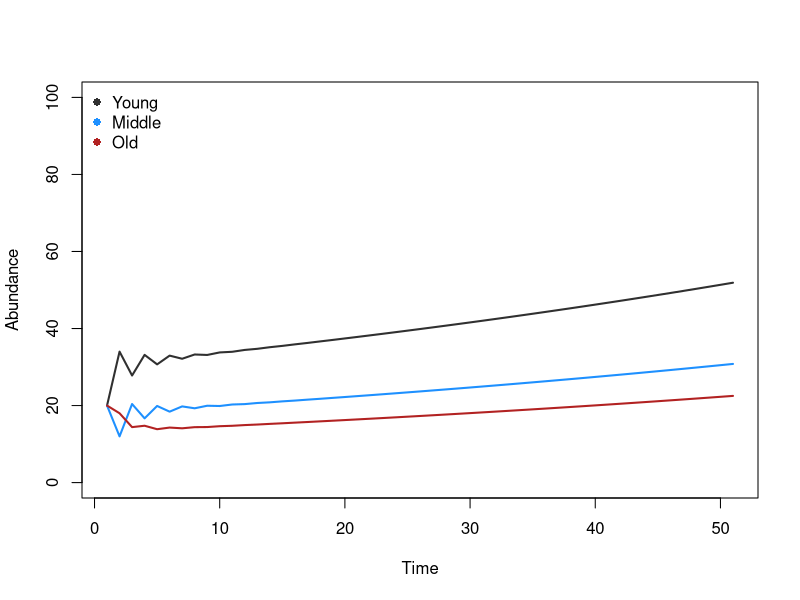
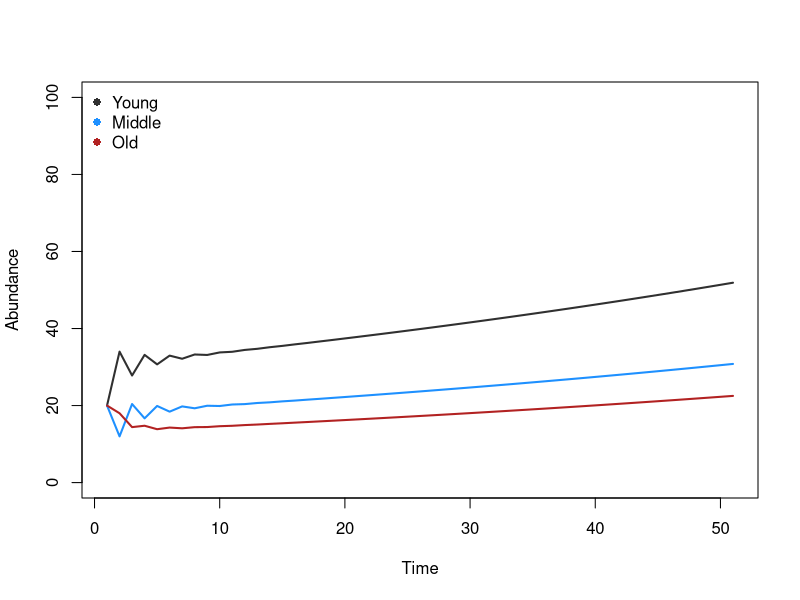
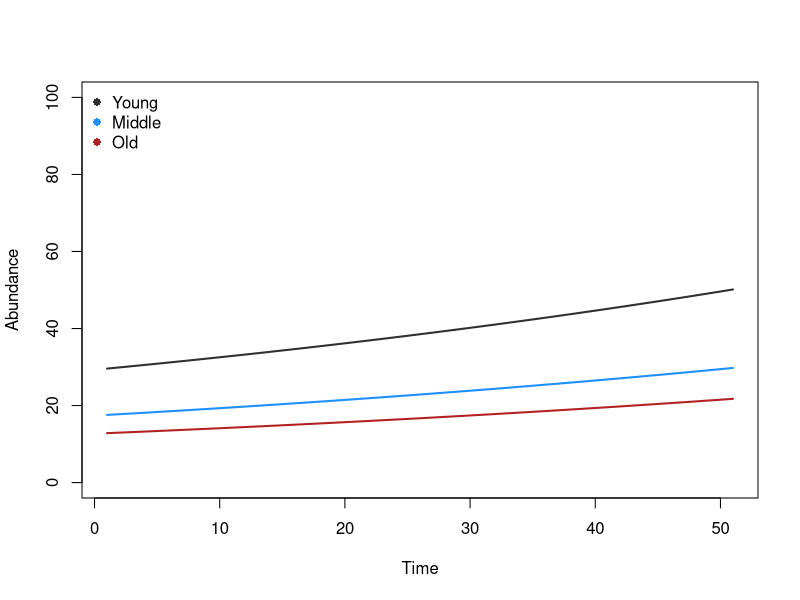
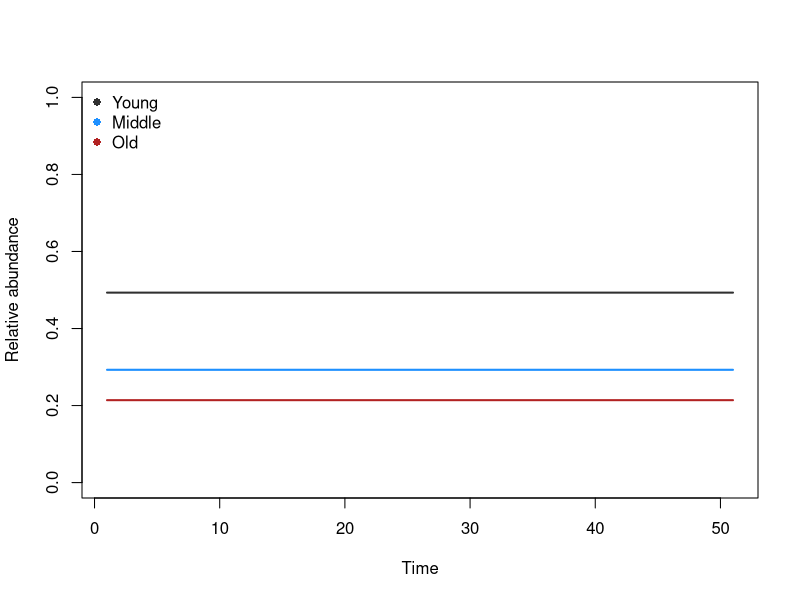

These charts were generated, in order, by the following R code:
## ---- chunk 1

projMatrix <- matrix(
  c(
    0.2,     1,    0.5,
    0.6,     0,    0,
    0,       0.3,  0.6
  )
  ,nrow=3,ncol=3,byrow=T
)

abund0 <- matrix(c(20,20,20), ncol=1)

## ---- chunk 2

abund1 <- projMatrix  %*% abund0 

## ---- chunk 3

projMatrix %*% abund1

## ---- chunk 4

getStageDynamics <- function(projMatrix, abund, steps=100){
  ret <- matrix(0, ncol=3, nrow=steps+1)
  ret[1,] <- abund
  for(i in 1:steps){
    ret[i+1, ] <- projMatrix %*% matrix(ret[i,],ncol=1) 
  }
  return(ret)
}

## ---- chunk 5
# make some colors for plotting
colz <- c(grey(0.1,0.9), 'dodgerblue', 'firebrick', 'forestgreen')

stageDynamics <- getStageDynamics(projMatrix, abund0, steps=50)

plot(stageDynamics[,1], type='l', lwd=2,
  col=colz[1], ylim=c(0,100),
  ylab='Abundance', xlab='Time')
lines(stageDynamics[,2], lwd=2, col=colz[2])
lines(stageDynamics[,3], lwd=2, col=colz[3])
legend('topleft', pch=16, col=colz[1:3],
  c('Young', 'Middle', 'Old'), bty='n')

## ---- chunk 6

eigProj <- eigen(projMatrix)
eigProj

## ---- chunk 7

eigStable <- eigProj$vectors[,1]
eigStable <- eigStable / sum(eigStable)

## ---- chunk 8

stageDynamics <- getStageDynamics(projMatrix, abund0, steps=50)

plot(stageDynamics[,1], type='l', lwd=2,
  col=colz[1], ylim=c(0,100),
  ylab='Abundance', xlab='Time')
lines(stageDynamics[,2], lwd=2, col=colz[2])
lines(stageDynamics[,3], lwd=2, col=colz[3])
legend('topleft', pch=16, col=colz[1:3],
  c('Young', 'Middle', 'Old'), bty='n')

## ---- chunk 9

stageDynamics <- getStageDynamics(projMatrix, 60*eigStable, steps=50)

plot(stageDynamics[,1], type='l', lwd=2,
  col=colz[1], ylim=c(0,100),
  ylab='Abundance', xlab='Time')
lines(stageDynamics[,2], lwd=2, col=colz[2])
lines(stageDynamics[,3], lwd=2, col=colz[3])
legend('topleft', pch=16, col=colz[1:3],
  c('Young', 'Middle', 'Old'), bty='n')

## ---- chunk 10

stageDynamics2 <- stageDynamics / rowSums(stageDynamics)
plot(stageDynamics2[,1], type='l', lwd=2,
  col=colz[1], ylim=c(0,1),
  ylab='Relative abundance', xlab='Time')
lines(stageDynamics2[,2], lwd=2, col=colz[2])
lines(stageDynamics2[,3], lwd=2, col=colz[3])
legend('topleft', pch=16, col=colz[1:3],
  c('Young', 'Middle', 'Old'), bty='n')

